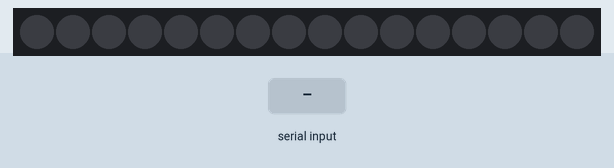
Recording of a sketch running on a simulated Arduino Uno, built with avr-gcc and run on an emulated ATmega328P. Shown: 16 RGB LEDs in strip order, left to right. The inputs (shaded band) are chosen by the test bench. Dim RGB values are drawn brighter than linear.

Above: at 1.2 s.
1.3 s: "1" received over Serial
At 1.6 s:
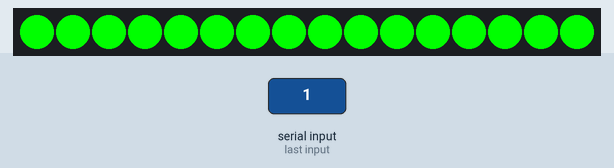
2.8 s: "2" received over Serial
At 4.0 s:
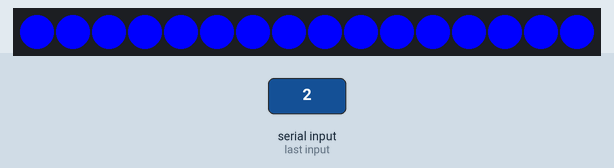
4.3 s: "3" received over Serial
At 5.1 s:
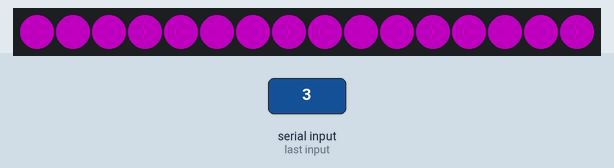
5.8 s: "4" received over Serial
At 6.3 s:
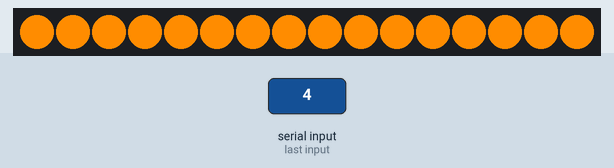
7.3 s: "5" received over Serial
At 8.5 s:
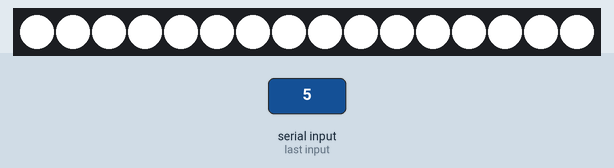
8.8 s: "0" received over Serial
At 9.7 s:
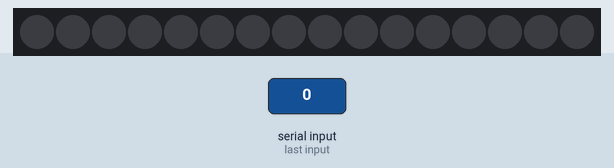
Timing chart, 0 to 11.3 s (numbered marks = the images above; inputs shaded):
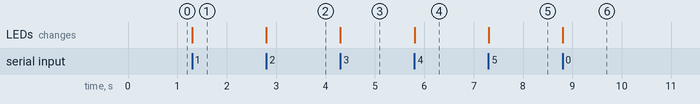

Measured:
- after the input at 1.3 s, the LEDs: change at once (image 1)
- after the input at 2.8 s, the LEDs: change at once (image 2)
- after the input at 4.3 s, the LEDs: change at once (image 3)
- after the input at 5.8 s, the LEDs: change at once (image 4)
- after the input at 7.3 s, the LEDs: change at once (image 5)
- after the input at 8.8 s, the LEDs: change at once (image 6)

The sketch:

Arduino-Smart-Lamp.ino
```cpp
#include <Arduino.h>
#include "Colors.h"

// -------------------------------------------------------
// Features
//  -------------------------------------------------------

#include "Serial.h"
// #include "Christmas.h"
// #include "Song.h"

//  -------------------------------------------------------

void setup()
{
  Serial.begin(9600);
  initColors();
  setupFeature();
}

void loop()
{
  runFeature();
}
```

Colors.cpp
```cpp
#include <Arduino.h>
#include "Colors.h"
#include "Adafruit_NeoPixel.h"

#define LED_PIN 8
#define NUM_PIXELS 16

Adafruit_NeoPixel pixels(NUM_PIXELS, LED_PIN, NEO_GRB + NEO_KHZ800);

void initColors()
{
    pixels.begin();
}

void setPixel(int pixel, byte red, byte green, byte blue)
{
    pixels.setPixelColor(pixel, pixels.Color(red, green, blue));
}

void setAll(byte red, byte green, byte blue)
{
    for (int i = 0; i < NUM_PIXELS; i++)
    {
        setPixel(i, red, green, blue);
    }
    pixels.show();
}

void turnOff()
{
    setAll(0, 0, 0);
}

void showColorWhite()
{
    setAll(255, 255, 255);
}

void showColorRed()
{
    setAll(255, 0, 0);
}

void showColorGreen()
{
    setAll(0, 255, 0);
}

void showColorBlue()
{
    setAll(0, 0, 255);
}

void showColorYellow()
{
    setAll(255, 140, 0);
}

void showColorPurple()
{
    setAll(80, 0, 80);
}

void showCustomColor(int r, int g, int b)
{
    setAll(r, g, b);
}

void blinkColor(int delayValue, int color)
{
    for (int i = 0; i < 20; i++)
    {
        selectColorByIndexMode(color);
        delay(delayValue);
        turnOff();
        delay(delayValue);
    }
}

void selectColorByIndexMode(int colorIndex)
{
    switch (colorIndex)
    {
    case INDEX_COLOR_RED:
        showColorRed();
        break;
    case INDEX_COLOR_GREEN:
        showColorGreen();
        break;
    case INDEX_COLOR_BLUE:
        showColorBlue();
        break;
    case INDEX_COLOR_PURPLE:
        showColorPurple();
        break;
    case INDEX_COLOR_YELLOW:
        showColorYellow();
        break;
    case INDEX_COLOR_WHITE:
        showColorWhite();
        break;
    case INDEX_TURN_OFF:
        turnOff();
        break;
    default:
        turnOff();
        break;
    }
}
```

Colors.h
```cpp
#ifndef COLORS_H
#define COLORS_H

// ------------------------------------------------------------------
// DEFINITIONS
// ------------------------------------------------------------------
#define INDEX_TURN_OFF -1
#define INDEX_COLOR_RED 0
#define INDEX_COLOR_GREEN 1
#define INDEX_COLOR_BLUE 2
#define INDEX_COLOR_PURPLE 3
#define INDEX_COLOR_YELLOW 4
#define INDEX_COLOR_WHITE 5

// ------------------------------------------------------------------
// PROTOTYPES
// ------------------------------------------------------------------

void initColors();
void turnOff();
void showColorWhite();
void showColorRed();
void showColorGreen();
void showColorBlue();
void showColorPurple();
void showColorYellow();
void showCustomColor(int r, int g, int b);
void blinkColor(int delayValue, int color);
void selectColorByIndexMode(int colorIndex);

#endif
```

Serial.h
```cpp
#ifndef MODE_SERIAL
#define MODE_SERIAL

#include "Colors.h"

// ------------------------------------------------------------------
// FEATURE PROTOTYPES
// ------------------------------------------------------------------

void setupFeature();
void runFeature();
void SelectcolorById(int index);

// ------------------------------------------------------------------
// FEATURE IMPLEMENTATIONS
// ------------------------------------------------------------------

void setupFeature()
{
    Serial.begin(9600);
    while (!Serial)
    {
        ; // wait for serial port to connect. Needed for native USB port only
    }
}

void runFeature()
{
    if (Serial.available() > 0)
    {
        SelectcolorById(Serial.read()); // incoming serial byte
    }
}

void SelectcolorById(int index)
{
    switch (index)
    {
    case 48: // byte 0
        selectColorByIndexMode(INDEX_TURN_OFF);
        break;
    case 49: // byte 1
        selectColorByIndexMode(INDEX_COLOR_GREEN);
        break;
    case 50: // byte 2
        selectColorByIndexMode(INDEX_COLOR_BLUE);
        break;
    case 51: // byte 3
        selectColorByIndexMode(INDEX_COLOR_PURPLE);
        break;
    case 52: // byte 4
        selectColorByIndexMode(INDEX_COLOR_YELLOW);
        break;
    case 53: // byte 5
        selectColorByIndexMode(INDEX_COLOR_WHITE);
        break;
    case 54: // byte 6
        selectColorByIndexMode(INDEX_COLOR_RED);
        break;
    default:
        break;
    }
}

#endif
```
